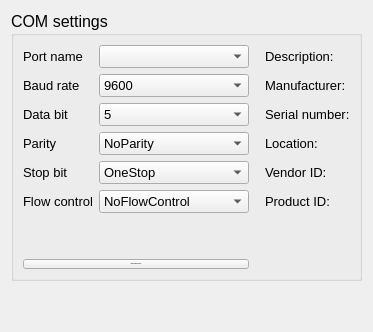
      <widget class="QWidget" name="page_3">
       <layout class="QVBoxLayout" name="verticalLayout">
        <item>
         <widget class="QGroupBox" name="groupBox_comSettings">
          <property name="sizePolicy">
           <sizepolicy hsizetype="Expanding" vsizetype="Expanding">
            <horstretch>0</horstretch>
            <verstretch>0</verstretch>
           </sizepolicy>
          </property>
          <property name="minimumSize">
           <size>
            <width>0</width>
            <height>0</height>
           </size>
          </property>
          <property name="maximumSize">
           <size>
            <width>16777215</width>
            <height>16777215</height>
           </size>
          </property>
          <property name="font">
           <font>
            <pointsize>12</pointsize>
           </font>
          </property>
          <property name="title">
           <string>COM settings</string>
          </property>
          <layout class="QGridLayout" name="gridLayout_8">
           <item row="20" column="0" colspan="2">
            <spacer name="verticalSpacer_2">
             <property name="orientation">
              <enum>Qt::Vertical</enum>
             </property>
             <property name="sizeHint" stdset="0">
              <size>
               <width>20</width>
               <height>40</height>
              </size>
             </property>
            </spacer>
           </item>
           <item row="8" column="0">
            <widget class="QLabel" name="label_4">
             <property name="sizePolicy">
              <sizepolicy hsizetype="Minimum" vsizetype="Preferred">
               <horstretch>0</horstretch>
               <verstretch>0</verstretch>
              </sizepolicy>
             </property>
             <property name="font">
              <font>
               <pointsize>10</pointsize>
              </font>
             </property>
             <property name="text">
              <string>Flow control</string>
             </property>
            </widget>
           </item>
           <item row="6" column="0">
            <widget class="QLabel" name="label_5">
             <property name="sizePolicy">
              <sizepolicy hsizetype="Minimum" vsizetype="Preferred">
               <horstretch>0</horstretch>
               <verstretch>0</verstretch>
              </sizepolicy>
             </property>
             <property name="font">
              <font>
               <pointsize>10</pointsize>
              </font>
             </property>
             <property name="text">
              <string>Parity</string>
             </property>
            </widget>
           </item>
           <item row="7" column="3">
            <widget class="QLabel" name="vidLabel">
             <property name="font">
              <font>
               <pointsize>10</pointsize>
              </font>
             </property>
             <property name="text">
              <string>Vendor ID:</string>
             </property>
            </widget>
           </item>
           <item row="4" column="0">
            <widget class="QLabel" name="label">
             <property name="sizePolicy">
              <sizepolicy hsizetype="Minimum" vsizetype="Preferred">
               <horstretch>0</horstretch>
               <verstretch>0</verstretch>
              </sizepolicy>
             </property>
             <property name="font">
              <font>
               <pointsize>10</pointsize>
              </font>
             </property>
             <property name="text">
              <string>Baud rate</string>
             </property>
            </widget>
           </item>
           <item row="8" column="3">
            <widget class="QLabel" name="pidLabel">
             <property name="font">
              <font>
               <pointsize>10</pointsize>
              </font>
             </property>
             <property name="text">
              <string>Product ID:</string>
             </property>
            </widget>
           </item>
           <item row="1" column="0">
            <widget class="QLabel" name="label_6">
             <property name="sizePolicy">
              <sizepolicy hsizetype="Minimum" vsizetype="Preferred">
               <horstretch>0</horstretch>
               <verstretch>0</verstretch>
              </sizepolicy>
             </property>
             <property name="font">
              <font>
               <pointsize>10</pointsize>
              </font>
             </property>
             <property name="text">
              <string>Port name</string>
             </property>
            </widget>
           </item>
           <item row="7" column="0">
            <widget class="QLabel" name="label_7">
             <property name="sizePolicy">
              <sizepolicy hsizetype="Minimum" vsizetype="Preferred">
               <horstretch>0</horstretch>
               <verstretch>0</verstretch>
              </sizepolicy>
             </property>
             <property name="font">
              <font>
               <pointsize>10</pointsize>
              </font>
             </property>
             <property name="text">
              <string>Stop bit</string>
             </property>
            </widget>
           </item>
           <item row="5" column="0">
            <widget class="QLabel" name="label_2">
             <property name="sizePolicy">
              <sizepolicy hsizetype="Minimum" vsizetype="Preferred">
               <horstretch>0</horstretch>
               <verstretch>0</verstretch>
              </sizepolicy>
             </property>
             <property name="font">
              <font>
               <pointsize>10</pointsize>
              </font>
             </property>
             <property name="text">
              <string>Data bit</string>
             </property>
            </widget>
           </item>
           <item row="1" column="3">
            <widget class="QLabel" name="descriptionLabel">
             <property name="sizePolicy">
              <sizepolicy hsizetype="Expanding" vsizetype="Preferred">
               <horstretch>0</horstretch>
               <verstretch>0</verstretch>
              </sizepolicy>
             </property>
             <property name="minimumSize">
              <size>
               <width>0</width>
               <height>0</height>
              </size>
             </property>
             <property name="font">
              <font>
               <pointsize>10</pointsize>
              </font>
             </property>
             <property name="text">
              <string>Description:</string>
             </property>
            </widget>
           </item>
           <item row="4" column="3">
            <widget class="QLabel" name="manufacturerLabel">
             <property name="font">
              <font>
               <pointsize>10</pointsize>
              </font>
             </property>
             <property name="text">
              <string>Manufacturer:</string>
             </property>
            </widget>
           </item>
           <item row="1" column="1">
            <widget class="QComboBox" name="comboBox_serialInfo">
             <property name="font">
              <font>
               <pointsize>10</pointsize>
              </font>
             </property>
             <property name="toolTip">
              <string>&lt;html&gt;&lt;head/&gt;&lt;body&gt;&lt;p&gt;Port name COM1 ... N &lt;br/&gt;Display the available port only;&lt;/p&gt;&lt;p&gt;Select the port to see device details below.&lt;/p&gt;&lt;/body&gt;&lt;/html&gt;</string>
             </property>
             <property name="accessibleDescription">
              <string notr="true"/>
             </property>
             <property name="styleSheet">
              <string notr="true"/>
             </property>
             <property name="currentText">
              <string notr="true"/>
             </property>
            </widget>
           </item>
           <item row="5" column="3">
            <widget class="QLabel" name="serialNumberLabel">
             <property name="font">
              <font>
               <pointsize>10</pointsize>
              </font>
             </property>
             <property name="text">
              <string>Serial number:</string>
             </property>
            </widget>
           </item>
           <item row="6" column="3">
            <widget class="QLabel" name="locationLabel">
             <property name="font">
              <font>
               <pointsize>10</pointsize>
              </font>
             </property>
             <property name="text">
              <string>Location:</string>
             </property>
            </widget>
           </item>
           <item row="5" column="1">
            <widget class="QComboBox" name="comboBox_dataBit">
             <property name="font">
              <font>
               <pointsize>10</pointsize>
              </font>
             </property>
             <property name="toolTip">
              <string>&lt;html&gt;&lt;head/&gt;&lt;body&gt;&lt;p&gt;The number of data bits in each character can be 5 (for Baudot code), &lt;br/&gt;6 (rarely used), 7 (for true ASCII), 8 (for most kinds of data, &lt;br/&gt;as this size matches the size of a byte), or 9 (rarely used). &lt;br/&gt;8 data bits are almost universally used in newer applications.&lt;br/&gt;&lt;span style=&quot; font-weight:600;&quot;&gt;Default value:&lt;/span&gt; 8&lt;/p&gt;&lt;/body&gt;&lt;/html&gt;</string>
             </property>
             <property name="styleSheet">
              <string notr="true"/>
             </property>
             <property name="currentText">
              <string notr="true">5</string>
             </property>
             <property name="currentIndex">
              <number>0</number>
             </property>
             <item>
              <property name="text">
               <string extracomment="Data5">5</string>
              </property>
             </item>
             <item>
              <property name="text">
               <string extracomment="Data6">6</string>
              </property>
             </item>
             <item>
              <property name="text">
               <string extracomment="Data7">7</string>
              </property>
             </item>
             <item>
              <property name="text">
               <string extracomment="Data8">8</string>
              </property>
             </item>
            </widget>
           </item>
           <item row="4" column="1">
            <widget class="QComboBox" name="comboBox_baudRate">
             <property name="font">
              <font>
               <pointsize>10</pointsize>
              </font>
             </property>
             <property name="toolTip">
              <string>&lt;html&gt;&lt;head/&gt;&lt;body&gt;&lt;p&gt;The baud rate is the speed of communication in bit/s&lt;br/&gt;Supported values : 1200; 2400; 4800; 9600; 19200; 38400; 57600; 115200 bit/s&lt;br/&gt;&lt;span style=&quot; font-weight:600;&quot;&gt;Default value:&lt;/span&gt; 9600&lt;/p&gt;&lt;/body&gt;&lt;/html&gt;</string>
             </property>
             <property name="accessibleDescription">
              <string notr="true"/>
             </property>
             <property name="styleSheet">
              <string notr="true"/>
             </property>
             <property name="currentText">
              <string notr="true">9600</string>
             </property>
             <property name="currentIndex">
              <number>3</number>
             </property>
             <item>
              <property name="text">
               <string extracomment="Baud1200">1200</string>
              </property>
             </item>
             <item>
              <property name="text">
               <string extracomment="Baud2400">2400</string>
              </property>
             </item>
             <item>
              <property name="text">
               <string extracomment="Baud4800">4800</string>
              </property>
             </item>
             <item>
              <property name="text">
               <string extracomment="Baud9600">9600</string>
              </property>
             </item>
             <item>
              <property name="text">
               <string extracomment="Baud19200">19200</string>
              </property>
             </item>
             <item>
              <property name="text">
               <string extracomment="Baud38400">38400</string>
              </property>
             </item>
             <item>
              <property name="text">
               <string extracomment="Baud57600">57600</string>
              </property>
             </item>
             <item>
              <property name="text">
               <string extracomment="Baud115200">115200</string>
              </property>
             </item>
             <item>
              <property name="text">
               <string extracomment="UnknownBaud">-1</string>
              </property>
             </item>
            </widget>
           </item>
           <item row="7" column="1">
            <widget class="QComboBox" name="comboBox_stopBit">
             <property name="font">
              <font>
               <pointsize>10</pointsize>
              </font>
             </property>
             <property name="toolTip">
              <string>&lt;html&gt;&lt;head/&gt;&lt;body&gt;&lt;p&gt;Stop bits sent at the end of every character allow the receiving signal hardware to detect the end of a character and to resynchronise with the character stream. &lt;/p&gt;&lt;/body&gt;&lt;/html&gt;</string>
             </property>
             <property name="styleSheet">
              <string notr="true"/>
             </property>
             <property name="currentText">
              <string notr="true">OneStop</string>
             </property>
             <item>
              <property name="text">
               <string extracomment="OneStop">OneStop</string>
              </property>
             </item>
             <item>
              <property name="text">
               <string extracomment="OneAndHalfStop">OneAndHalfStop</string>
              </property>
             </item>
             <item>
              <property name="text">
               <string extracomment="TwoStop">TwoStop</string>
              </property>
             </item>
             <item>
              <property name="text">
               <string extracomment="UnknownStopBits">UnknownStopBits</string>
              </property>
             </item>
            </widget>
           </item>
           <item row="6" column="1">
            <widget class="QComboBox" name="comboBox_parity">
             <property name="font">
              <font>
               <pointsize>10</pointsize>
              </font>
             </property>
             <property name="toolTip">
              <string>&lt;html&gt;&lt;head/&gt;&lt;body&gt;&lt;p&gt;Parity is a method of detecting errors in transmission.&lt;br/&gt;When parity is used with a serial port, an extra data bit is sent with each data character, &lt;br/&gt;arranged so that the number of 1 bits in each character, including the parity bit, &lt;br/&gt;is always odd or always even. If a byte is received with the wrong number of 1s, &lt;br/&gt;then it must have been corrupted.&lt;br/&gt;&lt;span style=&quot; font-weight:600;&quot;&gt;Default value:&lt;/span&gt; NoParity&lt;/p&gt;&lt;/body&gt;&lt;/html&gt;</string>
             </property>
             <property name="styleSheet">
              <string notr="true"/>
             </property>
             <property name="currentText">
              <string notr="true">NoParity</string>
             </property>
             <item>
              <property name="text">
               <string extracomment="NoParity">NoParity</string>
              </property>
             </item>
             <item>
              <property name="text">
               <string extracomment="EvenParity">EvenParity</string>
              </property>
             </item>
             <item>
              <property name="text">
               <string extracomment="OddParity">OddParity</string>
              </property>
             </item>
             <item>
              <property name="text">
               <string extracomment="SpaceParity">SpaceParity</string>
              </property>
             </item>
             <item>
              <property name="text">
               <string extracomment="MarkParity">MarkParity</string>
              </property>
             </item>
             <item>
              <property name="text">
               <string extracomment="UnknownParity">UnknownParity</string>
              </property>
             </item>
            </widget>
           </item>
           <item row="8" column="1">
            <widget class="QComboBox" name="comboBox_flowControl">
             <property name="font">
              <font>
               <pointsize>10</pointsize>
              </font>
             </property>
             <property name="toolTip">
              <string>&lt;html&gt;&lt;head/&gt;&lt;body&gt;&lt;p&gt;&lt;span style=&quot; font-family:'sans-serif'; font-size:14px; color:#222222; background-color:#ffffff;&quot;&gt;A serial port may use signals in the interface to pause and resume the transmission of data.&lt;/span&gt;&lt;br&gt;&lt;span style=&quot; font-family:'sans-serif'; font-size:14px; font-weight:600; color:#222222; background-color:#ffffff;&quot;&gt;Default value:&lt;/span&gt;&lt;span style=&quot; font-family:'sans-serif'; font-size:14px; color:#222222; background-color:#ffffff;&quot;&gt; NoFlowControl&lt;/span&gt;&lt;/p&gt;&lt;/body&gt;&lt;/html&gt;</string>
             </property>
             <property name="styleSheet">
              <string notr="true"/>
             </property>
             <property name="currentText">
              <string notr="true">NoFlowControl</string>
             </property>
             <item>
              <property name="text">
               <string extracomment="NoFlowControl">NoFlowControl</string>
              </property>
             </item>
             <item>
              <property name="text">
               <string extracomment="HardwareControl">HardwareControl</string>
              </property>
             </item>
             <item>
              <property name="text">
               <string extracomment="SoftwareControl">SoftwareControl</string>
              </property>
             </item>
             <item>
              <property name="text">
               <string extracomment="UnknownFlowControl">UnknownFlowControl</string>
              </property>
             </item>
            </widget>
           </item>
           <item row="5" column="2">
            <spacer name="horizontalSpacer">
             <property name="orientation">
              <enum>Qt::Horizontal</enum>
             </property>
             <property name="sizeType">
              <enum>QSizePolicy::Minimum</enum>
             </property>
             <property name="sizeHint" stdset="0">
              <size>
               <width>10</width>
               <height>20</height>
              </size>
             </property>
            </spacer>
           </item>
           <item row="21" column="0" colspan="2">
            <widget class="QPushButton" name="pushButton_enumerate">
             <property name="font">
              <font>
               <pointsize>-1</pointsize>
              </font>
             </property>
             <property name="toolTip">
              <string>&lt;html&gt;&lt;head/&gt;&lt;body&gt;&lt;p&gt;Rescan serial port to detect and update the list of connected devices&lt;/p&gt;&lt;/body&gt;&lt;/html&gt;</string>
             </property>
             <property name="styleSheet">
              <string notr="true"/>
             </property>
             <property name="text">
              <string>Update available devices</string>
             </property>
            </widget>
           </item>
          </layout>
         </widget>
        </item>
        <item>
         <spacer name="verticalSpacer_3">
          <property name="orientation">
           <enum>Qt::Vertical</enum>
          </property>
          <property name="sizeHint" stdset="0">
           <size>
            <width>20</width>
            <height>40</height>
           </size>
          </property>
         </spacer>
        </item>
       </layout>
      </widget>
